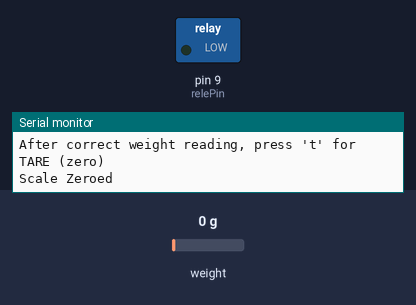
Bench run of a sketch on a simulated Arduino Uno, built with avr-gcc and run on an emulated ATmega328P. On the bench: switched loads named in the sketch (green lamp = pin HIGH), the last lines printed to the serial monitor. The test bench sets the inputs (shaded band); at power-on: weight on the scale 0 g.

Above: at 1.4 s.
At 2.0 s:
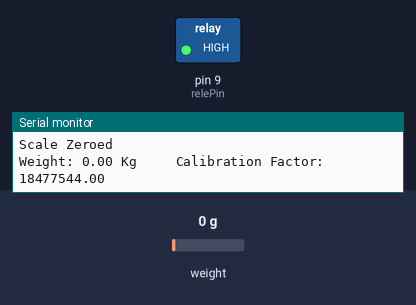
Timing chart, 0 to 3.5 s (numbered marks = the images above):
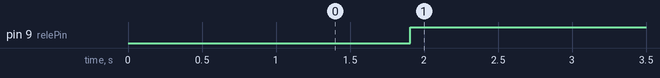

The sketch:

adapted_shower_code.ino
```cpp
/* Arduino UNO - IDE 1.8.5 - HX711 - load cells 50 Kg
   Maria Eduarda Cunha   20/abril/2023
   HX711 Library: https://github.com/lurira-madduds/ArduinoAdaptedShower/blob/main/HX711-library.zip

Components:
1 Arduino UNO
2 load cells 50kg
1 HX711 Module
1 Water Solenoid Flow Valve 12 VDC
1 Relay Module 5V 1 Channel
1 12V power supply
1 Breadboard 400 points
20 male-male jumpers
10 female-female jumpers
1 malleable barrel 30cm
1 barrel adapter */

#include <HX711.h>    // Download HX711 library

#define DOUT A0       // HX711 DATA OUT = pin A0
#define CLK A1        // HX711 SCK IN = pin A1

HX711 balanca;        // defines scale instance HX711

float calibration_factor = 18477544.00;     // calibration factor for initial test

int relePin = 9;                            // Output pin to switch the relay

void setup()
{
  Serial.begin(9600);          // 9600 Bps serial monitor
  balanca.begin(DOUT, CLK);    // initialize the scale
  Serial.println();            // skip a line
  Serial.println("HX711 - Scale Calibration");      // print on serial monitor
  Serial.println("Remove the weight from the scale");
  Serial.println("After readings begin, place a known weight on the Scale");
  Serial.println("Press a, s, d, f to increase the Calibration Factor by 10, 100, 1000, 10000 respectively");
  Serial.println("Press z, x, c, v to decrease the Calibration Factor by 10, 100, 1000, 10000 respectively");
  Serial.println("After correct weight reading, press 't' for TARE (zero)");

  balanca.set_scale();        // set scale scale
  zeraBalanca();              // reset the scale

  pinMode(relePin, OUTPUT);   // Output pin to switch the relay
  digitalWrite(relePin, LOW); // Initially, it keeps the relay off
}

void zeraBalanca()
{
  Serial.println();           // skip a line
  balanca.tare();             // reset the scale
  Serial.println("Scale Zeroed");
}

void loop()
{
  balanca.set_scale(calibration_factor);    // sets the calibration factor
  float peso = balanca.get_units();         // get the weight of the scale

  Serial.print("Weight: ");                   //print to serial monitor
  Serial.print(peso *1000);                   // print the weight of the scale
  Serial.print(" Kg ");
  Serial.print("    Calibration Factor: ");   //print to serial monitor
  Serial.println(calibration_factor);         // print the calibration factor
  delay(500);                                 //0.5 second delay

  if (Serial.available())       //recognize letter for adjusting the calibration factor char temp - Serial.read();
  {
    char temp = Serial.read();                // calibration factor adjustment
    if (temp == '+' || temp == 'a')           // a = increase 10
      calibration_factor += 10;
    else if (temp == '-' || temp == 'z')      // z = decreases 10
      calibration_factor -= 10;
   else if (temp == 's')                      // s = increase 100
     calibration_factor += 100;
   else if (temp == 'x')                      // x = decreases 100
     calibration_factor -= 100;
   else if (temp == 'd')                      // d = increase 1000
     calibration_factor += 1000;
   else if (temp == 'c')                      // c = decreases 1000
     calibration_factor -= 1000;
   else if (temp == 'f')                      // f = increase 10000
     calibration_factor += 10000;
   else if (temp == 'v')                      // v = decreases 10000
     calibration_factor -= 10000;
   else if (temp == 't')
     zeraBalanca();                           // t = resets the Scale
  }

  if (peso <= 1.00)
  {
    digitalWrite(relePin, HIGH);              // Ativa o relé se o peso for igual ou maior que 1Kg
  } else {
    digitalWrite(relePin, LOW);               // Desativa o rel[e se o peso for menor que 1Kg
  }
}
```

Measured:
- by itself, pin 9 (relePin): LOW → HIGH at 1.9 s
